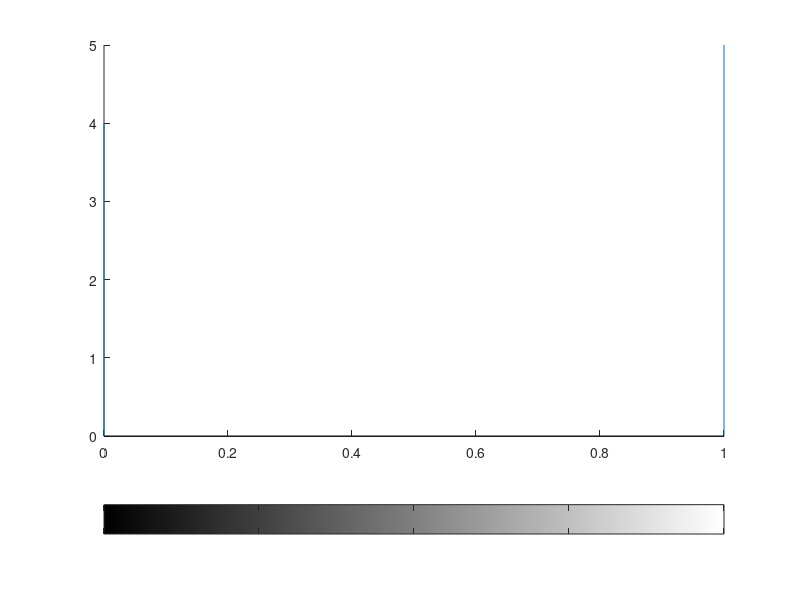

This figure's MATLAB source:
% hist equalization step(1,2);

% hist equalize with matlab
close all;clear;clc;
mat = [1 0 0;2 0 0;3 1 2;];
mat2 = uint8(mat);
im2 = histeq(mat2);
mat4 = im2*255

% hist equalize with manual
imhist(mat);
p0 = 4/9; p1 = 2/9; p2 = 2/9; p3 = 1/9;
s0 = p0;
s1 = p0 + p1;
s2 = p0 + p1 + p2;
s3 = p0 + p1 + p2 + p3;
h0 = s0 * 255; h1 = s1*255; h2 = s2*255; h3 = s3*255;
mat3 = uint8([h1 h0 h0;h2 h0 h0;h3 h1 h2;]);